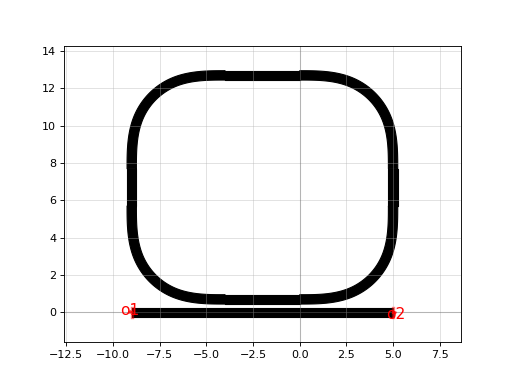

The script that drew this image:
import gdsfactory as gf

c = gf.components.ring_single(width=0.5, gap=0.2, length_x=4, radius=5, length_y=2)
c.plot()
